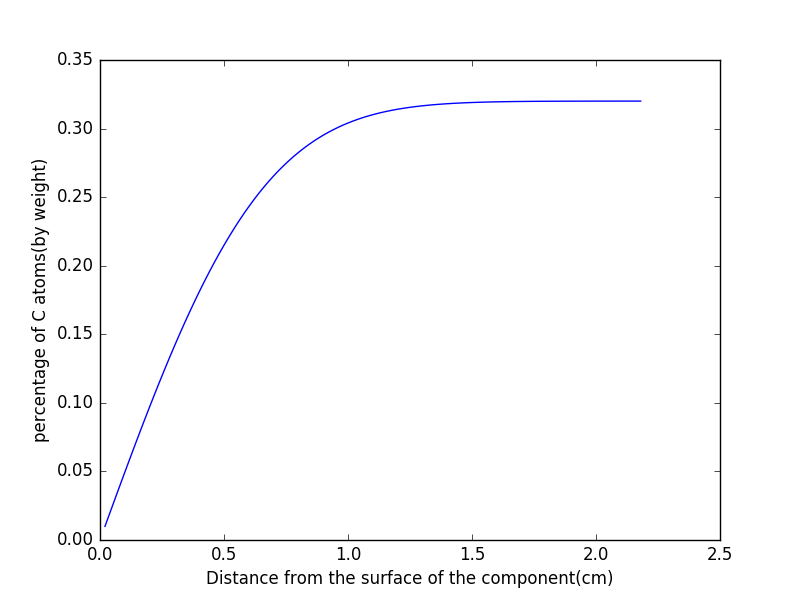

Source code (Python):
#!/home/oceanw/anaconda3/bin/python3
# coding: utf-8
import numpy as np
from scipy.special import erf
import matplotlib.pyplot as plt
x = np.arange(0.02, 2.2, 0.02);
y = 1.471* erf(x/0.7196)
y_wt = 1/(4.65*((100/y)-1) + 1)
y_wt = 100*y_wt
plt.plot(x, y_wt)
plt.ylabel('percentage of C atoms(by weight)')
plt.xlabel('Distance from the surface of the component(cm)')
plt.show()
